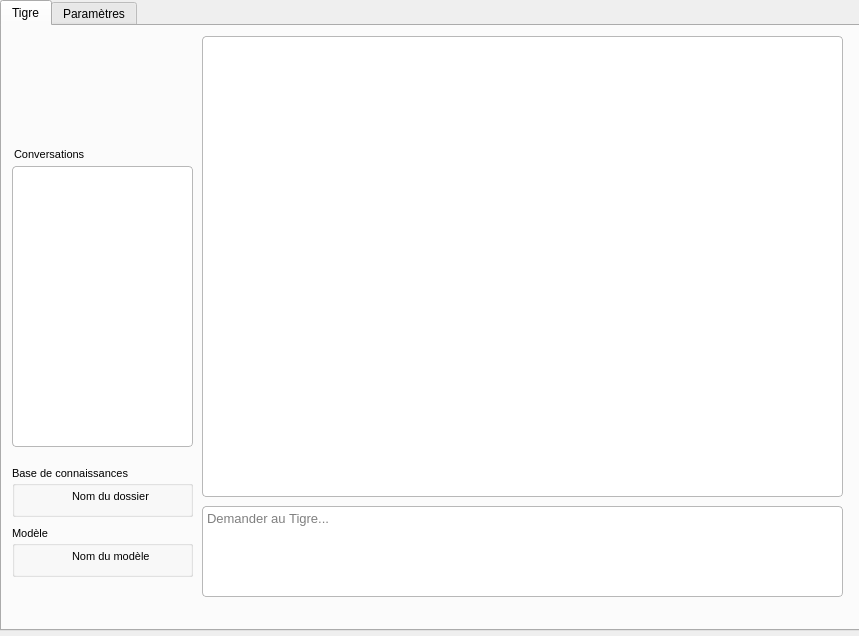
<?xml version="1.0" encoding="UTF-8"?>
<ui version="4.0">
 <class>Form</class>
 <widget class="QWidget" name="Form">
  <property name="geometry">
   <rect>
    <x>0</x>
    <y>0</y>
    <width>859</width>
    <height>636</height>
   </rect>
  </property>
  <property name="windowTitle">
   <string>Form</string>
  </property>
  <property name="styleSheet">
   <string notr="true">QPushButton {
    border: none;
}

QPushButton:pressed {
    background-color: rgba(0, 0, 0, 5%); /* Léger assombrissement */
    margin-top: 2px;
    margin-left: 2px;
}</string>
  </property>
  <widget class="QTabWidget" name="tabWidget">
   <property name="geometry">
    <rect>
     <x>0</x>
     <y>0</y>
     <width>861</width>
     <height>631</height>
    </rect>
   </property>
   <property name="toolTip">
    <string/>
   </property>
   <property name="styleSheet">
    <string notr="true">background: none</string>
   </property>
   <property name="currentIndex">
    <number>0</number>
   </property>
   <widget class="QWidget" name="tab">
    <attribute name="title">
     <string>Tigre</string>
    </attribute>
    <widget class="QTextBrowser" name="textBrowser_chat">
     <property name="geometry">
      <rect>
       <x>200</x>
       <y>10</y>
       <width>641</width>
       <height>461</height>
      </rect>
     </property>
     <property name="styleSheet">
      <string notr="true">background-color: palette(Base);
color: palette(Text);
border: 1px solid palette(Mid);
border-radius: 4px;</string>
     </property>
    </widget>
    <widget class="QGroupBox" name="groupBox_2">
     <property name="geometry">
      <rect>
       <x>10</x>
       <y>440</y>
       <width>181</width>
       <height>51</height>
      </rect>
     </property>
     <property name="font">
      <font>
       <family>Arial</family>
       <pointsize>8</pointsize>
      </font>
     </property>
     <property name="title">
      <string>Base de connaissances</string>
     </property>
     <widget class="QPushButton" name="btn_folder">
      <property name="geometry">
       <rect>
        <x>10</x>
        <y>20</y>
        <width>31</width>
        <height>21</height>
       </rect>
      </property>
      <property name="font">
       <font>
        <family>Arial</family>
        <pointsize>10</pointsize>
       </font>
      </property>
      <property name="styleSheet">
       <string notr="true">background: transparent;</string>
      </property>
      <property name="text">
       <string/>
      </property>
      <property name="icon">
       <iconset>
        <normaloff>Images/folder.png</normaloff>Images/folder.png</iconset>
      </property>
      <property name="iconSize">
       <size>
        <width>20</width>
        <height>20</height>
       </size>
      </property>
     </widget>
     <widget class="QLabel" name="label_folder">
      <property name="geometry">
       <rect>
        <x>60</x>
        <y>20</y>
        <width>101</width>
        <height>21</height>
       </rect>
      </property>
      <property name="font">
       <font>
        <family>Arial</family>
        <pointsize>8</pointsize>
       </font>
      </property>
      <property name="text">
       <string>Nom du dossier</string>
      </property>
     </widget>
    </widget>
    <widget class="QLabel" name="label_tigerODM">
     <property name="geometry">
      <rect>
       <x>50</x>
       <y>20</y>
       <width>91</width>
       <height>91</height>
      </rect>
     </property>
     <property name="text">
      <string/>
     </property>
     <property name="pixmap">
      <pixmap>Images/Tiger.png</pixmap>
     </property>
     <property name="scaledContents">
      <bool>true</bool>
     </property>
    </widget>
    <widget class="QLabel" name="label_conversation">
     <property name="geometry">
      <rect>
       <x>12</x>
       <y>113</y>
       <width>111</width>
       <height>31</height>
      </rect>
     </property>
     <property name="font">
      <font>
       <family>Arial</family>
       <pointsize>8</pointsize>
      </font>
     </property>
     <property name="text">
      <string>Conversations</string>
     </property>
    </widget>
    <widget class="QGroupBox" name="groupBox_3">
     <property name="geometry">
      <rect>
       <x>10</x>
       <y>500</y>
       <width>181</width>
       <height>51</height>
      </rect>
     </property>
     <property name="font">
      <font>
       <family>Arial</family>
       <pointsize>8</pointsize>
      </font>
     </property>
     <property name="title">
      <string>Modèle</string>
     </property>
     <widget class="QPushButton" name="btn_model">
      <property name="geometry">
       <rect>
        <x>10</x>
        <y>20</y>
        <width>31</width>
        <height>21</height>
       </rect>
      </property>
      <property name="font">
       <font>
        <family>Arial</family>
        <pointsize>10</pointsize>
       </font>
      </property>
      <property name="styleSheet">
       <string notr="true">background: transparent;</string>
      </property>
      <property name="text">
       <string/>
      </property>
      <property name="icon">
       <iconset>
        <normaloff>Images/model.png</normaloff>Images/model.png</iconset>
      </property>
      <property name="iconSize">
       <size>
        <width>20</width>
        <height>20</height>
       </size>
      </property>
     </widget>
     <widget class="QLabel" name="label_model">
      <property name="geometry">
       <rect>
        <x>60</x>
        <y>20</y>
        <width>101</width>
        <height>21</height>
       </rect>
      </property>
      <property name="font">
       <font>
        <family>Arial</family>
        <pointsize>8</pointsize>
       </font>
      </property>
      <property name="text">
       <string>Nom du modèle</string>
      </property>
     </widget>
    </widget>
    <widget class="QListWidget" name="list_conversations">
     <property name="geometry">
      <rect>
       <x>10</x>
       <y>140</y>
       <width>181</width>
       <height>281</height>
      </rect>
     </property>
     <property name="styleSheet">
      <string notr="true">background-color: palette(Base);
color: palette(Text);
border: 1px solid palette(Mid);
border-radius: 4px;</string>
     </property>
    </widget>
    <widget class="QLabel" name="label_freeText">
     <property name="geometry">
      <rect>
       <x>10</x>
       <y>580</y>
       <width>731</width>
       <height>31</height>
      </rect>
     </property>
     <property name="font">
      <font>
       <family>Arial</family>
       <pointsize>6</pointsize>
      </font>
     </property>
     <property name="text">
      <string/>
     </property>
    </widget>
    <widget class="QTextEdit" name="textEdit_request">
     <property name="geometry">
      <rect>
       <x>200</x>
       <y>480</y>
       <width>641</width>
       <height>91</height>
      </rect>
     </property>
     <property name="font">
      <font>
       <family>Arial</family>
       <pointsize>10</pointsize>
      </font>
     </property>
     <property name="styleSheet">
      <string notr="true">background-color: palette(Base);
color: palette(Text);
border: 1px solid palette(Mid);
border-radius: 4px;</string>
     </property>
     <property name="placeholderText">
      <string>Demander au Tigre...</string>
     </property>
    </widget>
    <widget class="QPushButton" name="btn_attachment">
     <property name="geometry">
      <rect>
       <x>200</x>
       <y>550</y>
       <width>31</width>
       <height>21</height>
      </rect>
     </property>
     <property name="font">
      <font>
       <family>Arial</family>
       <pointsize>10</pointsize>
      </font>
     </property>
     <property name="styleSheet">
      <string notr="true">background: transparent;</string>
     </property>
     <property name="text">
      <string/>
     </property>
     <property name="icon">
      <iconset>
       <normaloff>Images/paperclip.png</normaloff>Images/paperclip.png</iconset>
     </property>
     <property name="iconSize">
      <size>
       <width>16</width>
       <height>16</height>
      </size>
     </property>
    </widget>
    <widget class="QPushButton" name="btn_send">
     <property name="geometry">
      <rect>
       <x>800</x>
       <y>540</y>
       <width>41</width>
       <height>31</height>
      </rect>
     </property>
     <property name="font">
      <font>
       <family>Arial</family>
       <pointsize>10</pointsize>
      </font>
     </property>
     <property name="styleSheet">
      <string notr="true">border: none; background: transparent;</string>
     </property>
     <property name="text">
      <string/>
     </property>
     <property name="icon">
      <iconset>
       <normaloff>Images/paperplane.png</normaloff>Images/paperplane.png</iconset>
     </property>
     <property name="iconSize">
      <size>
       <width>30</width>
       <height>30</height>
      </size>
     </property>
     <property name="shortcut">
      <string>Return</string>
     </property>
    </widget>
    <widget class="QPushButton" name="btn_delConv">
     <property name="geometry">
      <rect>
       <x>130</x>
       <y>110</y>
       <width>31</width>
       <height>31</height>
      </rect>
     </property>
     <property name="font">
      <font>
       <family>Arial</family>
       <pointsize>10</pointsize>
      </font>
     </property>
     <property name="styleSheet">
      <string notr="true">background: transparent;</string>
     </property>
     <property name="text">
      <string/>
     </property>
     <property name="icon">
      <iconset>
       <normaloff>Images/delete.png</normaloff>Images/delete.png</iconset>
     </property>
     <property name="iconSize">
      <size>
       <width>16</width>
       <height>16</height>
      </size>
     </property>
    </widget>
    <widget class="QPushButton" name="btn_newConv">
     <property name="geometry">
      <rect>
       <x>160</x>
       <y>110</y>
       <width>31</width>
       <height>31</height>
      </rect>
     </property>
     <property name="font">
      <font>
       <family>Arial</family>
       <pointsize>10</pointsize>
      </font>
     </property>
     <property name="styleSheet">
      <string notr="true">background: transparent;</string>
     </property>
     <property name="text">
      <string/>
     </property>
     <property name="icon">
      <iconset>
       <normaloff>Images/new.png</normaloff>Images/new.png</iconset>
     </property>
     <property name="iconSize">
      <size>
       <width>16</width>
       <height>16</height>
      </size>
     </property>
    </widget>
    <widget class="QLabel" name="label_attachment">
     <property name="geometry">
      <rect>
       <x>230</x>
       <y>550</y>
       <width>431</width>
       <height>21</height>
      </rect>
     </property>
     <property name="font">
      <font>
       <family>Arial</family>
       <pointsize>6</pointsize>
      </font>
     </property>
     <property name="text">
      <string/>
     </property>
    </widget>
    <zorder>textBrowser_chat</zorder>
    <zorder>groupBox_2</zorder>
    <zorder>label_tigerODM</zorder>
    <zorder>label_conversation</zorder>
    <zorder>groupBox_3</zorder>
    <zorder>label_freeText</zorder>
    <zorder>textEdit_request</zorder>
    <zorder>btn_attachment</zorder>
    <zorder>btn_send</zorder>
    <zorder>list_conversations</zorder>
    <zorder>btn_newConv</zorder>
    <zorder>btn_delConv</zorder>
    <zorder>label_attachment</zorder>
   </widget>
   <widget class="QWidget" name="tab_2">
    <attribute name="title">
     <string>Paramètres</string>
    </attribute>
    <widget class="QGroupBox" name="groupBox_7">
     <property name="geometry">
      <rect>
       <x>10</x>
       <y>30</y>
       <width>261</width>
       <height>551</height>
      </rect>
     </property>
     <property name="title">
      <string>Connexions à TigerODM</string>
     </property>
     <widget class="QGroupBox" name="groupBox">
      <property name="geometry">
       <rect>
        <x>20</x>
        <y>30</y>
        <width>221</width>
        <height>111</height>
       </rect>
      </property>
      <property name="styleSheet">
       <string notr="true"/>
      </property>
      <property name="title">
       <string>Sélection de dossier</string>
      </property>
      <widget class="QLineEdit" name="lineEdit_folderID">
       <property name="geometry">
        <rect>
         <x>90</x>
         <y>30</y>
         <width>113</width>
         <height>20</height>
        </rect>
       </property>
       <property name="text">
        <string>Folder</string>
       </property>
      </widget>
      <widget class="QLabel" name="label">
       <property name="geometry">
        <rect>
         <x>10</x>
         <y>30</y>
         <width>61</width>
         <height>21</height>
        </rect>
       </property>
       <property name="font">
        <font>
         <family>Arial</family>
         <pointsize>8</pointsize>
        </font>
       </property>
       <property name="text">
        <string>Workflow ID</string>
       </property>
      </widget>
      <widget class="QLabel" name="label_2">
       <property name="geometry">
        <rect>
         <x>10</x>
         <y>70</y>
         <width>61</width>
         <height>21</height>
        </rect>
       </property>
       <property name="font">
        <font>
         <family>Arial</family>
         <pointsize>8</pointsize>
        </font>
       </property>
       <property name="text">
        <string>Input ID</string>
       </property>
      </widget>
      <widget class="QLineEdit" name="lineEdit_folderNum">
       <property name="geometry">
        <rect>
         <x>90</x>
         <y>70</y>
         <width>113</width>
         <height>20</height>
        </rect>
       </property>
       <property name="text">
        <string>input_0</string>
       </property>
      </widget>
     </widget>
     <widget class="QGroupBox" name="groupBox_4">
      <property name="geometry">
       <rect>
        <x>20</x>
        <y>290</y>
        <width>221</width>
        <height>111</height>
       </rect>
      </property>
      <property name="styleSheet">
       <string notr="true"/>
      </property>
      <property name="title">
       <string>Requête - RAG</string>
      </property>
      <widget class="QLineEdit" name="lineEdit_ragID">
       <property name="geometry">
        <rect>
         <x>90</x>
         <y>30</y>
         <width>113</width>
         <height>20</height>
        </rect>
       </property>
       <property name="text">
        <string>Request_RAG</string>
       </property>
      </widget>
      <widget class="QLabel" name="label_5">
       <property name="geometry">
        <rect>
         <x>10</x>
         <y>30</y>
         <width>61</width>
         <height>21</height>
        </rect>
       </property>
       <property name="font">
        <font>
         <family>Arial</family>
         <pointsize>8</pointsize>
        </font>
       </property>
       <property name="text">
        <string>Workflow ID</string>
       </property>
      </widget>
      <widget class="QLabel" name="label_6">
       <property name="geometry">
        <rect>
         <x>10</x>
         <y>70</y>
         <width>61</width>
         <height>21</height>
        </rect>
       </property>
       <property name="font">
        <font>
         <family>Arial</family>
         <pointsize>8</pointsize>
        </font>
       </property>
       <property name="text">
        <string>Input ID</string>
       </property>
      </widget>
      <widget class="QLineEdit" name="lineEdit_ragNum">
       <property name="geometry">
        <rect>
         <x>90</x>
         <y>70</y>
         <width>113</width>
         <height>20</height>
        </rect>
       </property>
       <property name="text">
        <string>input_0</string>
       </property>
      </widget>
     </widget>
     <widget class="QGroupBox" name="groupBox_5">
      <property name="geometry">
       <rect>
        <x>20</x>
        <y>160</y>
        <width>221</width>
        <height>111</height>
       </rect>
      </property>
      <property name="styleSheet">
       <string notr="true"/>
      </property>
      <property name="title">
       <string>Chargement de conversations</string>
      </property>
      <widget class="QLineEdit" name="lineEdit_convID">
       <property name="geometry">
        <rect>
         <x>90</x>
         <y>30</y>
         <width>113</width>
         <height>20</height>
        </rect>
       </property>
       <property name="text">
        <string>Conversations</string>
       </property>
      </widget>
      <widget class="QLabel" name="label_9">
       <property name="geometry">
        <rect>
         <x>10</x>
         <y>30</y>
         <width>61</width>
         <height>21</height>
        </rect>
       </property>
       <property name="font">
        <font>
         <family>Arial</family>
         <pointsize>8</pointsize>
        </font>
       </property>
       <property name="text">
        <string>Workflow ID</string>
       </property>
      </widget>
      <widget class="QLabel" name="label_10">
       <property name="geometry">
        <rect>
         <x>10</x>
         <y>70</y>
         <width>61</width>
         <height>21</height>
        </rect>
       </property>
       <property name="font">
        <font>
         <family>Arial</family>
         <pointsize>8</pointsize>
        </font>
       </property>
       <property name="text">
        <string>Input ID</string>
       </property>
      </widget>
      <widget class="QLineEdit" name="lineEdit_convNum">
       <property name="geometry">
        <rect>
         <x>90</x>
         <y>70</y>
         <width>113</width>
         <height>20</height>
        </rect>
       </property>
       <property name="text">
        <string>input_0</string>
       </property>
      </widget>
     </widget>
     <widget class="QGroupBox" name="groupBox_6">
      <property name="geometry">
       <rect>
        <x>20</x>
        <y>420</y>
        <width>221</width>
        <height>111</height>
       </rect>
      </property>
      <property name="styleSheet">
       <string notr="true"/>
      </property>
      <property name="title">
       <string>Requête - Générique</string>
      </property>
      <widget class="QLineEdit" name="lineEdit_genericID">
       <property name="geometry">
        <rect>
         <x>90</x>
         <y>30</y>
         <width>113</width>
         <height>20</height>
        </rect>
       </property>
       <property name="text">
        <string>Request_Generic</string>
       </property>
      </widget>
      <widget class="QLabel" name="label_13">
       <property name="geometry">
        <rect>
         <x>10</x>
         <y>30</y>
         <width>61</width>
         <height>21</height>
        </rect>
       </property>
       <property name="font">
        <font>
         <family>Arial</family>
         <pointsize>8</pointsize>
        </font>
       </property>
       <property name="text">
        <string>Workflow ID</string>
       </property>
      </widget>
      <widget class="QLabel" name="label_14">
       <property name="geometry">
        <rect>
         <x>10</x>
         <y>70</y>
         <width>61</width>
         <height>21</height>
        </rect>
       </property>
       <property name="font">
        <font>
         <family>Arial</family>
         <pointsize>8</pointsize>
        </font>
       </property>
       <property name="text">
        <string>Input ID</string>
       </property>
      </widget>
      <widget class="QLineEdit" name="lineEdit_genericNum">
       <property name="geometry">
        <rect>
         <x>90</x>
         <y>70</y>
         <width>113</width>
         <height>20</height>
        </rect>
       </property>
       <property name="text">
        <string>input_0</string>
       </property>
      </widget>
     </widget>
    </widget>
    <widget class="QGroupBox" name="groupBox_8">
     <property name="geometry">
      <rect>
       <x>340</x>
       <y>30</y>
       <width>151</width>
       <height>71</height>
      </rect>
     </property>
     <property name="title">
      <string>Gestion de pièce jointe</string>
     </property>
     <widget class="QComboBox" name="comboBox_attachmentMode">
      <property name="geometry">
       <rect>
        <x>10</x>
        <y>30</y>
        <width>111</width>
        <height>22</height>
       </rect>
      </property>
      <property name="toolTip">
       <string>Traitement de la pièce jointe.
Le mode &quot;Liée à la base&quot; confrontera la pièce jointe à la base de données sélectionnée, puis elle sera ajoutée à la base de données pour les requêtes ultérieures.
Le mode &quot;Indépendante&quot; ne fait pas appel à la base de données et se concentre uniquement sur la pièce jointe pour répondre à vos requêtes (question, résumé, traduction...).</string>
      </property>
      <item>
       <property name="text">
        <string>Liée à la base</string>
       </property>
      </item>
      <item>
       <property name="text">
        <string>Indépendante</string>
       </property>
      </item>
     </widget>
    </widget>
    <widget class="QGroupBox" name="groupBox_9">
     <property name="geometry">
      <rect>
       <x>340</x>
       <y>140</y>
       <width>151</width>
       <height>211</height>
      </rect>
     </property>
     <property name="title">
      <string>Paramètres</string>
     </property>
     <widget class="QCheckBox" name="checkBox_thinking">
      <property name="geometry">
       <rect>
        <x>10</x>
        <y>20</y>
        <width>121</width>
        <height>31</height>
       </rect>
      </property>
      <property name="text">
       <string>Mode &quot;Thinking&quot;</string>
      </property>
      <property name="checked">
       <bool>true</bool>
      </property>
      <property name="tristate">
       <bool>false</bool>
      </property>
     </widget>
    </widget>
   </widget>
  </widget>
 </widget>
 <resources/>
 <connections/>
</ui>
